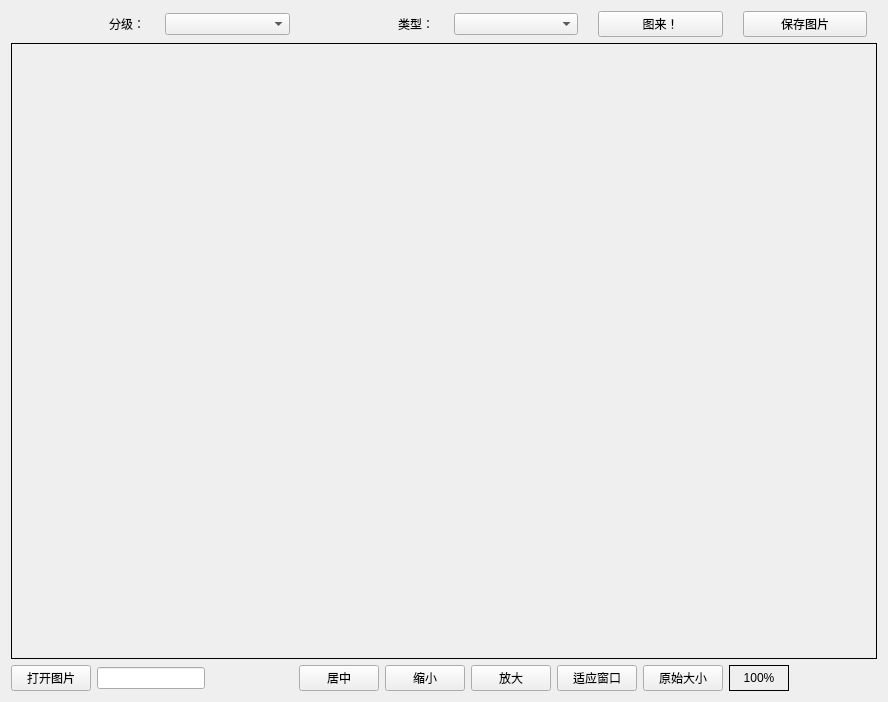
<?xml version="1.0" encoding="UTF-8"?>
<ui version="4.0">
 <class>Widget</class>
 <widget class="QWidget" name="Widget">
  <property name="geometry">
   <rect>
    <x>0</x>
    <y>0</y>
    <width>888</width>
    <height>702</height>
   </rect>
  </property>
  <property name="windowTitle">
   <string>Widget</string>
  </property>
  <layout class="QVBoxLayout" name="verticalLayout_2">
   <item>
    <layout class="QHBoxLayout" name="horizontalLayout_2">
     <property name="spacing">
      <number>20</number>
     </property>
     <property name="leftMargin">
      <number>10</number>
     </property>
     <property name="rightMargin">
      <number>10</number>
     </property>
     <item>
      <widget class="QLabel" name="label">
       <property name="text">
        <string>分级：</string>
       </property>
       <property name="alignment">
        <set>Qt::AlignRight|Qt::AlignTrailing|Qt::AlignVCenter</set>
       </property>
      </widget>
     </item>
     <item>
      <widget class="QComboBox" name="wf_typeComBox"/>
     </item>
     <item>
      <widget class="QLabel" name="label_2">
       <property name="text">
        <string>类型：</string>
       </property>
       <property name="alignment">
        <set>Qt::AlignRight|Qt::AlignTrailing|Qt::AlignVCenter</set>
       </property>
      </widget>
     </item>
     <item>
      <widget class="QComboBox" name="wf_categoryComBox"/>
     </item>
     <item>
      <widget class="QPushButton" name="wf_takeButton">
       <property name="text">
        <string>图来！</string>
       </property>
      </widget>
     </item>
     <item>
      <widget class="QPushButton" name="savePicBtn">
       <property name="text">
        <string>保存图片</string>
       </property>
      </widget>
     </item>
    </layout>
   </item>
   <item>
    <widget class="QFrame" name="frame">
     <property name="sizePolicy">
      <sizepolicy hsizetype="Expanding" vsizetype="Expanding">
       <horstretch>0</horstretch>
       <verstretch>0</verstretch>
      </sizepolicy>
     </property>
     <property name="frameShape">
      <enum>QFrame::Box</enum>
     </property>
     <property name="frameShadow">
      <enum>QFrame::Plain</enum>
     </property>
    </widget>
   </item>
   <item>
    <layout class="QHBoxLayout" name="horizontalLayout">
     <item>
      <widget class="QPushButton" name="openImgBtn">
       <property name="text">
        <string>打开图片</string>
       </property>
      </widget>
     </item>
     <item>
      <widget class="QLineEdit" name="imgPathLineEdit">
       <property name="readOnly">
        <bool>true</bool>
       </property>
      </widget>
     </item>
     <item>
      <spacer name="horizontalSpacer">
       <property name="orientation">
        <enum>Qt::Horizontal</enum>
       </property>
       <property name="sizeHint" stdset="0">
        <size>
         <width>40</width>
         <height>20</height>
        </size>
       </property>
      </spacer>
     </item>
     <item>
      <widget class="QPushButton" name="centerImgBtn">
       <property name="text">
        <string>居中</string>
       </property>
      </widget>
     </item>
     <item>
      <widget class="QPushButton" name="zoomInBtn">
       <property name="text">
        <string>缩小</string>
       </property>
      </widget>
     </item>
     <item>
      <widget class="QPushButton" name="zoomOutBtn">
       <property name="text">
        <string>放大</string>
       </property>
      </widget>
     </item>
     <item>
      <widget class="QPushButton" name="adjustImgBtn">
       <property name="text">
        <string>适应窗口</string>
       </property>
      </widget>
     </item>
     <item>
      <widget class="QPushButton" name="originalBtn">
       <property name="text">
        <string>原始大小</string>
       </property>
      </widget>
     </item>
     <item>
      <widget class="QLabel" name="scaledLabel">
       <property name="sizePolicy">
        <sizepolicy hsizetype="Fixed" vsizetype="Preferred">
         <horstretch>0</horstretch>
         <verstretch>0</verstretch>
        </sizepolicy>
       </property>
       <property name="minimumSize">
        <size>
         <width>60</width>
         <height>0</height>
        </size>
       </property>
       <property name="frameShape">
        <enum>QFrame::Box</enum>
       </property>
       <property name="frameShadow">
        <enum>QFrame::Plain</enum>
       </property>
       <property name="text">
        <string>100%</string>
       </property>
       <property name="alignment">
        <set>Qt::AlignCenter</set>
       </property>
      </widget>
     </item>
     <item>
      <spacer name="horizontalSpacer_2">
       <property name="orientation">
        <enum>Qt::Horizontal</enum>
       </property>
       <property name="sizeHint" stdset="0">
        <size>
         <width>40</width>
         <height>20</height>
        </size>
       </property>
      </spacer>
     </item>
    </layout>
   </item>
  </layout>
 </widget>
 <resources/>
 <connections/>
</ui>
